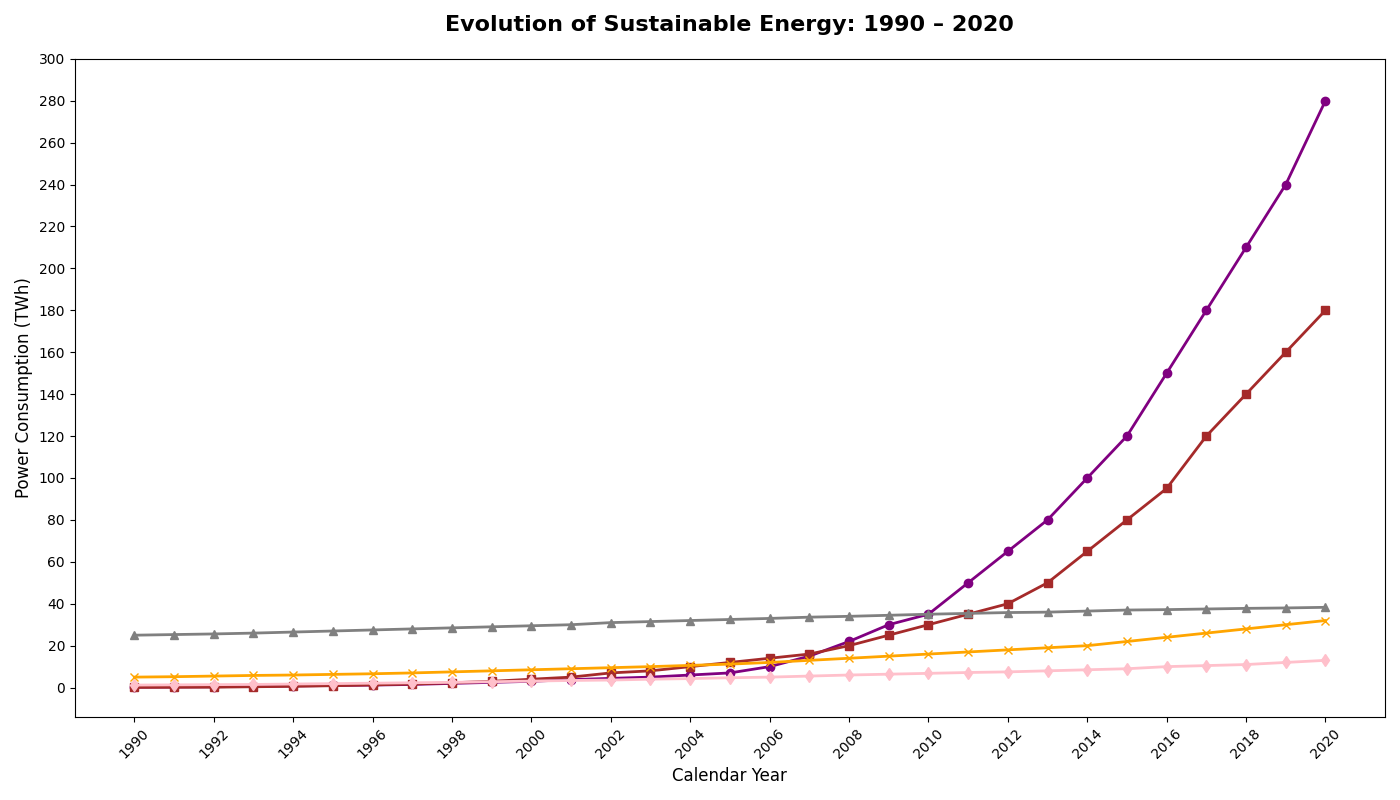

Python code for this plot:
import matplotlib.pyplot as plt
import numpy as np

years = np.arange(1990, 2021)
solar_energy = np.array([0.2, 0.3, 0.4, 0.6, 0.8, 1, 1.2, 1.5, 2.0, 2.5, 3.0, 3.8, 4.4, 5.0, 6, 7, 10, 15, 22, 30, 35, 50, 65, 80, 100, 120, 150, 180, 210, 240, 280])
wind_energy = np.array([0.1, 0.15, 0.2, 0.4, 0.6, 0.9, 1.3, 1.7, 2.3, 3, 4, 5, 7, 8, 10, 12, 14, 16, 20, 25, 30, 35, 40, 50, 65, 80, 95, 120, 140, 160, 180])
hydro_energy = np.array([25, 25.3, 25.6, 26, 26.5, 27, 27.5, 28, 28.5, 29, 29.5, 30, 31, 31.5, 32, 32.5, 33, 33.6, 34, 34.5, 35, 35.4, 35.8, 36, 36.5, 37, 37.2, 37.5, 37.8, 38, 38.3])
geothermal_energy = np.array([1.2, 1.3, 1.4, 1.5, 1.7, 1.9, 2.1, 2.3, 2.5, 2.8, 3.1, 3.4, 3.6, 4, 4.3, 4.7, 5, 5.5, 6, 6.4, 6.8, 7.2, 7.5, 8, 8.5, 9, 10, 10.5, 11, 12, 13])
biomass_energy = np.array([5, 5.2, 5.5, 5.8, 6, 6.3, 6.6, 7, 7.5, 8, 8.5, 9, 9.5, 10, 10.6, 11.2, 12, 13, 14, 15, 16, 17, 18, 19, 20, 22, 24, 26, 28, 30, 32])

plt.figure(figsize=(14, 8))

plt.plot(years, solar_energy, color='purple', linestyle='-', linewidth=2, marker='o')
plt.plot(years, wind_energy, color='brown', linestyle='-', linewidth=2, marker='s')
plt.plot(years, hydro_energy, color='grey', linestyle='-', linewidth=2, marker='^')
plt.plot(years, geothermal_energy, color='pink', linestyle='-', linewidth=2, marker='d')
plt.plot(years, biomass_energy, color='orange', linestyle='-', linewidth=2, marker='x')

plt.title('Evolution of Sustainable Energy: 1990 – 2020', fontsize=16, weight='bold', pad=20)
plt.xlabel('Calendar Year', fontsize=12)
plt.ylabel('Power Consumption (TWh)', fontsize=12)

plt.xticks(years[::2], rotation=45)
plt.yticks(np.arange(0, 305, 20))

plt.tight_layout()

plt.show()
